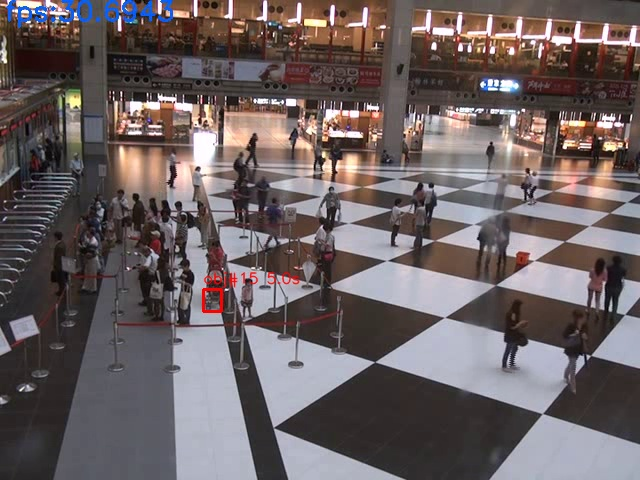
#> input picture eval_async_clip/runs/p1_v11_clip/alert_f1007_c212_300.jpg, 640 x 480 px
$ python -i scene_feature_memory.py   (imports and definitions only)   (older library calls are emulated)
#> lines starting #> are read from the running program, lines starting #| are printed output that depends on the picture
#> further down, picture is the input picture: shape (480, 640, 3); mean B, G, R 98.3, 97.1, 107.6
"""Scene Feature Memory — an optional, conservative suppression layer AFTER the matcher.

Two independent decision modes (both default OFF; only suppress when very sure):

  relocated : a candidate whose appearance strongly matches some OTHER patch of the
              initial clean background, where that source patch has since CHANGED and is
              FAR away -> it is a pre-existing scene object that was moved, not abandoned.
  background: a candidate whose STRUCTURE (edge/orientation, lighting-invariant) still
              matches the clean background at the SAME location -> it is the background
              showing through a glare/shadow, not a new object.

Classical CPU features only (HSV histogram + HOG-lite edge histogram). No SAM/DINO/CLIP.
"""
from __future__ import annotations

from dataclasses import dataclass

import cv2
import numpy as np


@dataclass
class SceneMemoryConfig:
    patch: int = 32
    stride: int = 16
    # relocated mode
    match_thresh: float = 0.88        # appearance match (HSV+edge) to call it the same object
    source_change: float = 0.15       # source patch must have changed this fraction (newdiff)
    min_move_dist: float = 40.0       # source must be at least this far from the candidate
    color_w: float = 0.5              # weight of HSV vs edge in the relocated match score
    # background/glare mode
    bg_sim_thresh: float = 0.90       # structure self-similarity to clean_bg at SAME location


@dataclass
class SceneDecision:
    suppress: bool
    reason: str
    score: float
    source_bbox: tuple | None = None


# [6 lines left out: function _hsv_hist, not called in this run]


def _edge_hist(bgr: np.ndarray, mask: np.ndarray | None = None) -> np.ndarray:
    """HOG-lite: magnitude-weighted gradient-orientation histogram (9 bins, 0-180)."""
    g = cv2.cvtColor(bgr, cv2.COLOR_BGR2GRAY).astype(np.float32)
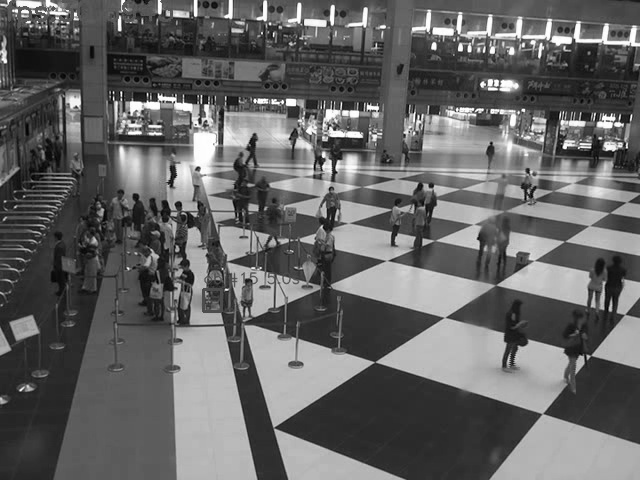
#> g: shape (480, 640) float32; min 0, max 255, mean 100.4
    gx = cv2.Sobel(g, cv2.CV_32F, 1, 0, ksize=3)
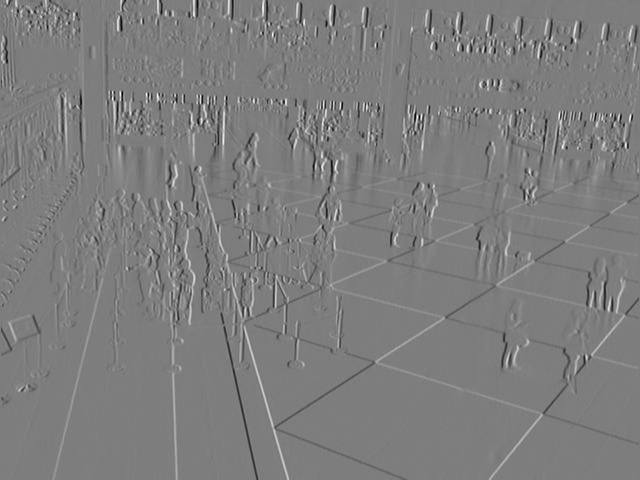
#> gx: shape (480, 640) float32; min -946, max 972, mean 0.3; drawn with min black and max white
    gy = cv2.Sobel(g, cv2.CV_32F, 0, 1, ksize=3)
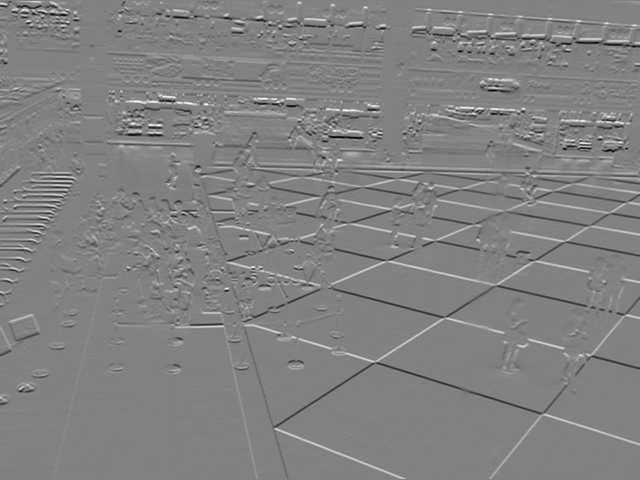
#> gy: shape (480, 640) float32; min -904, max 874, mean 0.6; drawn with min black and max white
    mag = cv2.magnitude(gx, gy)
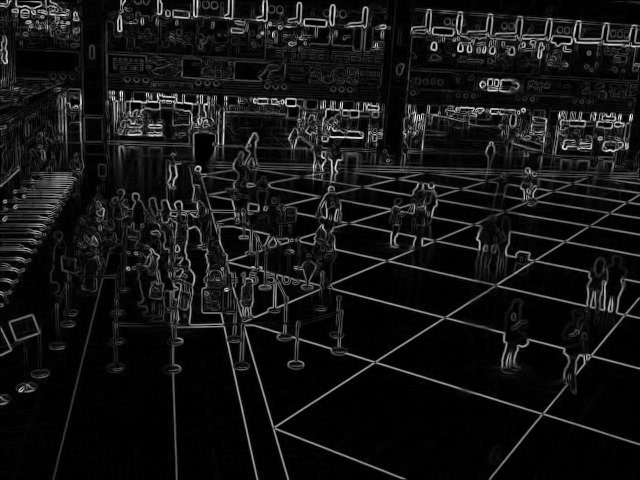
#> mag: shape (480, 640) float32; min 0, max 979.4, mean 80.5; drawn with min black and max white
    ang = cv2.phase(gx, gy, angleInDegrees=True) % 180.0
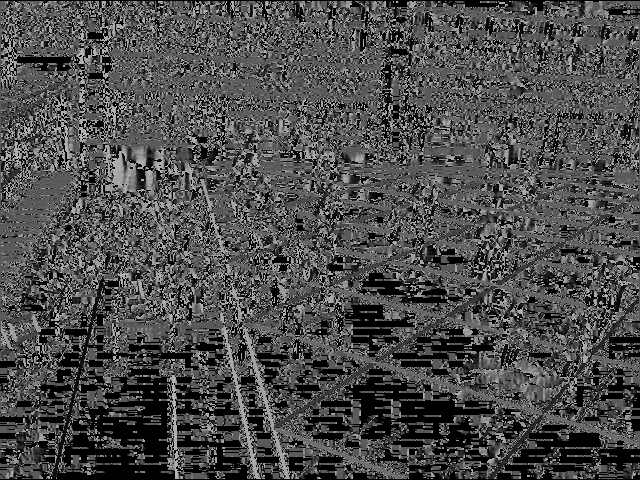
#> ang: shape (480, 640) float32; min 0, max 179.9, mean 76.1
    if mask is not None:
        mag = mag * (mask > 0)
    hist, _ = np.histogram(ang, bins=9, range=(0.0, 180.0), weights=mag)
#> hist = [4236167, 1784617.2, 1688465, 2222822.5, 5192144.5, 3480141, 1331592.1, 1461582.6, 3336001.8]
    s = float(hist.sum())
#> s = 24733534
    return (hist / s).astype(np.float32) if s > 0 else hist.astype(np.float32)


def _cos(a: np.ndarray, b: np.ndarray) -> float:
    na, nb = float(np.linalg.norm(a)), float(np.linalg.norm(b))
    return float(a.dot(b) / (na * nb)) if na > 0 and nb > 0 else 0.0


class SceneFeatureMemory:
    # [15 lines left out: function __init__, not called in this run]

    def _clip(self, bbox) -> tuple[int, int, int, int]:
        x1, y1, x2, y2 = (int(round(v)) for v in bbox)
        return max(0, x1), max(0, y1), min(self.W, x2), min(self.H, y2)

    # [38 lines left out: functions classify, _classify_relocated, _classify_background, not called in this run]

>>> import cv2
>>> picture = cv2.imread('../eval_async_clip/runs/p1_v11_clip/alert_f1007_c212_300.jpg')
>>> result = _edge_hist(picture)
#> result = [0.171, 0.0722, 0.0683, 0.0899, 0.21, 0.141, 0.0538, 0.0591, 0.135]
